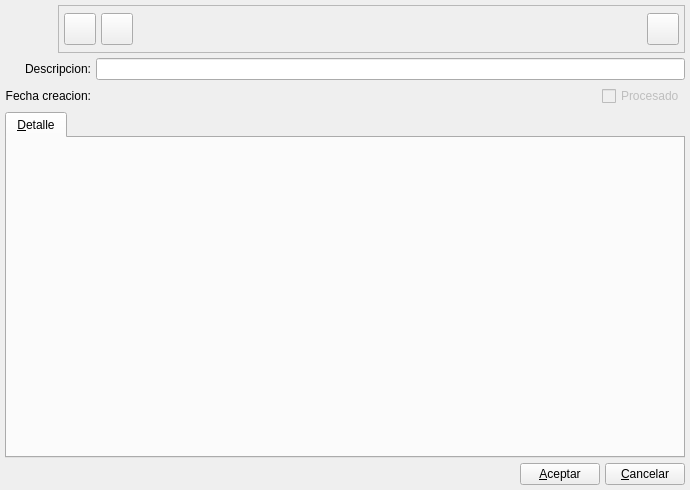
<ui version="4.0" >
 <author>Tomeu Borras</author>
 <class>InventarioBase</class>
 <widget class="QWidget" name="InventarioBase" >
  <property name="geometry" >
   <rect>
    <x>0</x>
    <y>0</y>
    <width>690</width>
    <height>490</height>
   </rect>
  </property>
  <property name="windowTitle" >
   <string>Inventario</string>
  </property>
  <property name="windowIcon" >
   <iconset resource="../../bulmages.qrc" >:/Bulmafact48x48/images/png/48x48/i_bulmages_articulos_familias.48x48.png</iconset>
  </property>
  <layout class="QGridLayout" >
   <property name="margin" >
    <number>5</number>
   </property>
   <property name="spacing" >
    <number>5</number>
   </property>
   <item row="1" column="0" >
    <widget class="QLabel" name="textLabel1_5" >
     <property name="text" >
      <string>Descripcion:</string>
     </property>
     <property name="alignment" >
      <set>Qt::AlignRight|Qt::AlignTrailing|Qt::AlignVCenter</set>
     </property>
    </widget>
   </item>
   <item row="2" column="0" >
    <widget class="QLabel" name="textLabel1_2" >
     <property name="text" >
      <string>Fecha creacion:</string>
     </property>
     <property name="alignment" >
      <set>Qt::AlignRight|Qt::AlignTrailing|Qt::AlignVCenter</set>
     </property>
    </widget>
   </item>
   <item row="2" column="1" >
    <widget class="BusquedaFecha" native="1" name="mui_fechainventario" >
     <property name="sizePolicy" >
      <sizepolicy>
       <hsizetype>7</hsizetype>
       <vsizetype>5</vsizetype>
       <horstretch>0</horstretch>
       <verstretch>0</verstretch>
      </sizepolicy>
     </property>
     <property name="minimumSize" >
      <size>
       <width>150</width>
       <height>0</height>
      </size>
     </property>
     <property name="focusPolicy" >
      <enum>Qt::StrongFocus</enum>
     </property>
    </widget>
   </item>
   <item row="2" column="2" >
    <spacer>
     <property name="orientation" >
      <enum>Qt::Horizontal</enum>
     </property>
     <property name="sizeType" >
      <enum>QSizePolicy::Expanding</enum>
     </property>
     <property name="sizeHint" >
      <size>
       <width>61</width>
       <height>22</height>
      </size>
     </property>
    </spacer>
   </item>
   <item row="1" column="1" colspan="3" >
    <widget class="QLineEdit" name="mui_nominventario" />
   </item>
   <item row="2" column="3" >
    <widget class="QCheckBox" name="m_procesadoinventario" >
     <property name="enabled" >
      <bool>false</bool>
     </property>
     <property name="text" >
      <string>Procesado</string>
     </property>
    </widget>
   </item>
   <item row="4" column="0" colspan="4" >
    <layout class="QHBoxLayout" >
     <property name="margin" >
      <number>0</number>
     </property>
     <property name="spacing" >
      <number>5</number>
     </property>
     <item>
      <spacer>
       <property name="orientation" >
        <enum>Qt::Horizontal</enum>
       </property>
       <property name="sizeHint" >
        <size>
         <width>581</width>
         <height>20</height>
        </size>
       </property>
      </spacer>
     </item>
     <item>
      <widget class="QPushButton" name="mui_aceptar" >
       <property name="text" >
        <string>&amp;Aceptar</string>
       </property>
      </widget>
     </item>
     <item>
      <widget class="QPushButton" name="mui_cancelar" >
       <property name="text" >
        <string>&amp;Cancelar</string>
       </property>
      </widget>
     </item>
    </layout>
   </item>
   <item row="3" column="0" colspan="4" >
    <widget class="QTabWidget" name="discounts" >
     <property name="enabled" >
      <bool>true</bool>
     </property>
     <widget class="QWidget" name="tab" >
      <attribute name="title" >
       <string>&amp;Detalle</string>
      </attribute>
      <layout class="QVBoxLayout" >
       <property name="margin" >
        <number>0</number>
       </property>
       <property name="spacing" >
        <number>2</number>
       </property>
       <item>
        <widget class="ListControlStockView" native="1" name="subform2" />
       </item>
      </layout>
     </widget>
    </widget>
   </item>
   <item row="0" column="0" colspan="4" >
    <layout class="QHBoxLayout" >
     <property name="margin" >
      <number>0</number>
     </property>
     <property name="spacing" >
      <number>5</number>
     </property>
     <item>
      <widget class="QLabel" name="pixmapLabel1" >
       <property name="sizePolicy" >
        <sizepolicy>
         <hsizetype>0</hsizetype>
         <vsizetype>0</vsizetype>
         <horstretch>0</horstretch>
         <verstretch>0</verstretch>
        </sizepolicy>
       </property>
       <property name="minimumSize" >
        <size>
         <width>48</width>
         <height>48</height>
        </size>
       </property>
       <property name="maximumSize" >
        <size>
         <width>48</width>
         <height>48</height>
        </size>
       </property>
       <property name="pixmap" >
        <pixmap resource="../../bulmages.qrc" >:/Bulmafact48x48/images/png/48x48/i_bulmages_articulos_familias.48x48.png</pixmap>
       </property>
       <property name="scaledContents" >
        <bool>true</bool>
       </property>
      </widget>
     </item>
     <item>
      <widget class="QFrame" name="frame" >
       <property name="frameShape" >
        <enum>QFrame::StyledPanel</enum>
       </property>
       <property name="frameShadow" >
        <enum>QFrame::Raised</enum>
       </property>
       <layout class="QHBoxLayout" >
        <property name="margin" >
         <number>5</number>
        </property>
        <property name="spacing" >
         <number>5</number>
        </property>
        <item>
         <widget class="QToolButton" name="mui_guardar2" >
          <property name="minimumSize" >
           <size>
            <width>32</width>
            <height>32</height>
           </size>
          </property>
          <property name="maximumSize" >
           <size>
            <width>32</width>
            <height>32</height>
           </size>
          </property>
          <property name="toolTip" >
           <string>Guardar inventario</string>
          </property>
          <property name="whatsThis" >
           <string>Guardar inventario</string>
          </property>
          <property name="text" >
           <string/>
          </property>
          <property name="icon" >
           <iconset resource="../../bulmages.qrc" >:/Genericos32x32/images/png/i_save.xpm</iconset>
          </property>
          <property name="iconSize" >
           <size>
            <width>32</width>
            <height>32</height>
           </size>
          </property>
         </widget>
        </item>
        <item>
         <widget class="QToolButton" name="mui_borrar2" >
          <property name="minimumSize" >
           <size>
            <width>32</width>
            <height>32</height>
           </size>
          </property>
          <property name="maximumSize" >
           <size>
            <width>32</width>
            <height>32</height>
           </size>
          </property>
          <property name="toolTip" >
           <string>Borrar inventario</string>
          </property>
          <property name="whatsThis" >
           <string>Borrar inventario</string>
          </property>
          <property name="text" >
           <string/>
          </property>
          <property name="icon" >
           <iconset resource="../../bulmages.qrc" >:/Genericos32x32/images/png/i_editDelete.png</iconset>
          </property>
          <property name="iconSize" >
           <size>
            <width>32</width>
            <height>32</height>
           </size>
          </property>
         </widget>
        </item>
        <item>
         <spacer>
          <property name="orientation" >
           <enum>Qt::Horizontal</enum>
          </property>
          <property name="sizeType" >
           <enum>QSizePolicy::Expanding</enum>
          </property>
          <property name="sizeHint" >
           <size>
            <width>300</width>
            <height>21</height>
           </size>
          </property>
         </spacer>
        </item>
        <item>
         <widget class="QToolButton" name="mui_pregenerar" >
          <property name="enabled" >
           <bool>true</bool>
          </property>
          <property name="minimumSize" >
           <size>
            <width>32</width>
            <height>32</height>
           </size>
          </property>
          <property name="maximumSize" >
           <size>
            <width>32</width>
            <height>32</height>
           </size>
          </property>
          <property name="toolTip" >
           <string>Pregenerar inventario</string>
          </property>
          <property name="whatsThis" >
           <string>Pregenerar inventario</string>
          </property>
          <property name="icon" >
           <iconset resource="../../bulmages.qrc" >:/Bulmafact48x48/images/png/48x48/i_bulmages_articulos_familias.48x48.png</iconset>
          </property>
          <property name="iconSize" >
           <size>
            <width>32</width>
            <height>32</height>
           </size>
          </property>
         </widget>
        </item>
       </layout>
      </widget>
     </item>
    </layout>
   </item>
  </layout>
 </widget>
 <layoutdefault spacing="2" margin="2" />
 <customwidgets>
  <customwidget>
   <class>BusquedaFecha</class>
   <extends>QWidget</extends>
   <header>../../../bulmalib/busquedafecha.h</header>
  </customwidget>
  <customwidget>
   <class>ListControlStockView</class>
   <extends>QWidget</extends>
   <header>listcontrolstockview.h</header>
  </customwidget>
 </customwidgets>
 <resources>
  <include location="../../bulmages.qrc" />
 </resources>
 <connections>
  <connection>
   <sender>mui_cancelar</sender>
   <signal>clicked()</signal>
   <receiver>InventarioBase</receiver>
   <slot>close()</slot>
   <hints>
    <hint type="sourcelabel" >
     <x>494</x>
     <y>551</y>
    </hint>
    <hint type="destinationlabel" >
     <x>620</x>
     <y>111</y>
    </hint>
   </hints>
  </connection>
 </connections>
</ui>
